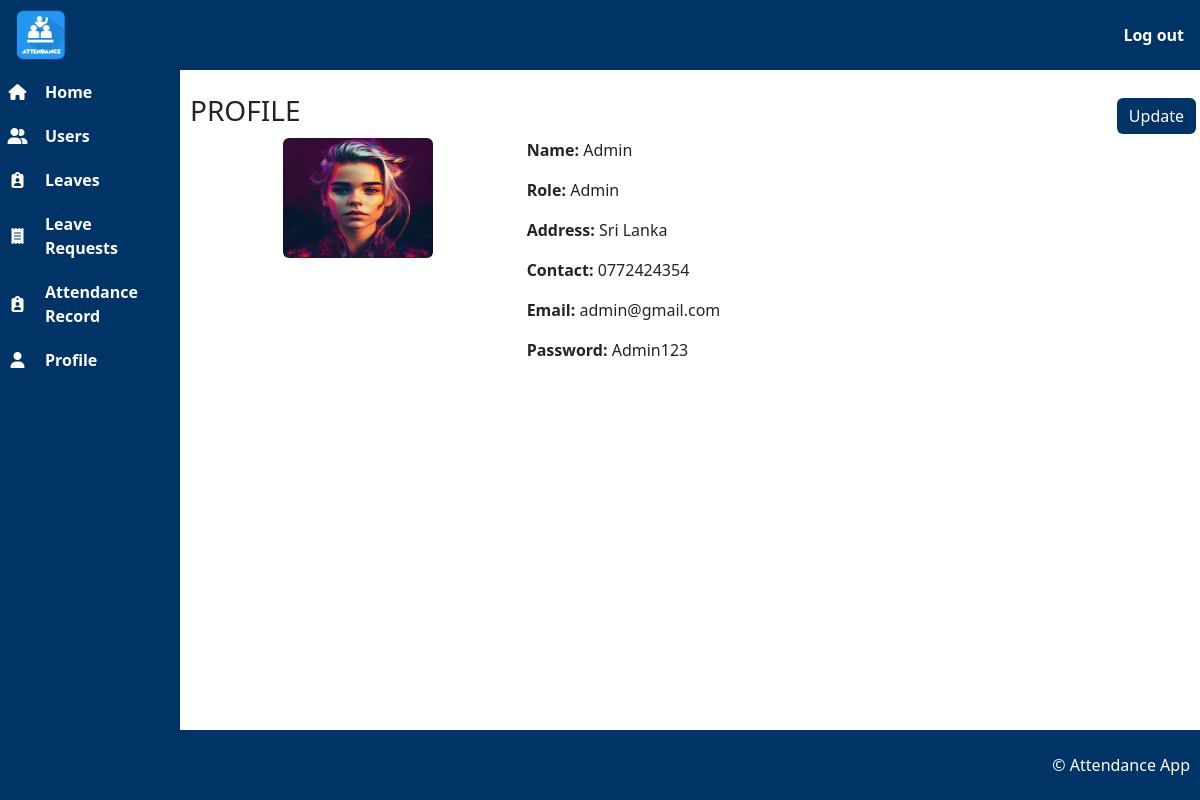
The app's page /admin/profile.php (signed in) with its own data.
### tables this page shows
CREATE TABLE `users` (
  `user_id` int(10) NOT NULL,
  `user_name` varchar(50) NOT NULL,
  `user_image` text NOT NULL,
  `user_address` text NOT NULL,
  `user_contact` varchar(12) NOT NULL,
  `user_email` varchar(50) NOT NULL,
  `user_password` varchar(50) NOT NULL,
  `user_role` varchar(50) NOT NULL
);

### admin/profile.php (the view, shortened to what this page needs)
<?php
include '../includes/admin_head.php';
include '../includes/admin_navbar.php';
include '../includes/admin_sidebar.php';
?>
<main>
  <section>
    <?php
    if (isset($_SESSION['user_id'])) {
      $user_id = $_SESSION['user_id'];
      $query = "SELECT * FROM users WHERE user_id = '$user_id'";
      $query_conn = mysqli_query($connection, $query);
      while ($result = mysqli_fetch_assoc($query_conn)) {
        $user_name = $result['user_name'];
        $user_image = $result['user_image'];
        $user_email = $result['user_email'];
        $user_password = $result['user_password'];
        $user_address = $result['user_address'];
        $user_contact = $result['user_contact'];
        $user_role = $result['user_role'];
      }
    }
    ?>
    <div>
      <div class="d-flex justify-content-between">
        <h3 class="text-uppercase">Profile</h3>
        <a onclick="savePageHistory()" href="edit_user.php?edit=<?php echo $user_id; ?>" class='btn btn-custom m-1'>Update</a>
      </div>
      <div>
        <div class='row g-0'>
          <div class='col-4 text-center'>
            <img class="rounded" src='../images/<?php echo $user_image; ?>' width="150" height="120" />
          </div>
          <div class='col-8'>
            <p><b>Name:</b>
              <?php echo $user_name; ?>
            </p>
            <p><b>Role:</b>
              <?php echo $user_role; ?>
            </p>
            <p><b>Address:</b>
              <?php echo $user_address; ?>
            </p>
            <p><b>Contact:</b>
              <?php echo $user_contact; ?>
            </p>
            <p><b>Email:</b>
              <?php echo $user_email; ?>
            </p>
            <p><b>Password:</b>
              <?php echo $user_password; ?>
            </p>
          </div>
        </div>
      </div>
    </div>
  </section>
</main>
 <?php
include '../includes/admin_footer.php';
?>

### css/admin_style.css (style rules this page uses)
a { text-decoration: none; }
main { margin-top: 70px; margin-left: 190px; padding-bottom: 60px; }
.btn-custom { background-color: #003366; color: #fff; border: none; }

### records on screen
users: user_image (picture), user_name "Admin", user_role "Admin", user_address "Sri Lanka", user_contact "0772424354", user_email "admin@gmail.com", user_password "Admin123"
